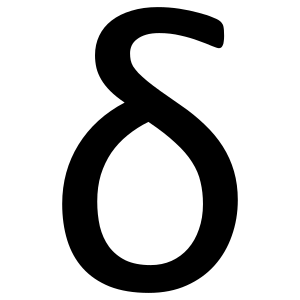
#> input picture src/bmp/Delta.png, 300 x 300 px
$ python calc_dice.py ../src/bmp/Delta.png ../src/bmp/circles_bottom_to_top.png
#> lines starting #> are read from the running program, lines starting #| are printed output that depends on the picture; after the words box and inside, x2 and y2 are one past the last pixel; in counts of white or black regions, pixels touching at a corner belong together
import sys
import numpy as np
from pathlib import Path
from skimage.io import imread
from skimage.color import rgb2gray


class MaskLoaded:
    def __init__(self, filepath: Path):
        self.filepath = filepath
        img = imread(str(filepath))
#> img is the input picture: shape (300, 300, 4); mean R, G, B, A 192.7, 192.7, 192.7, 60.1
        if img.ndim > 2:
            img = rgb2gray(img)
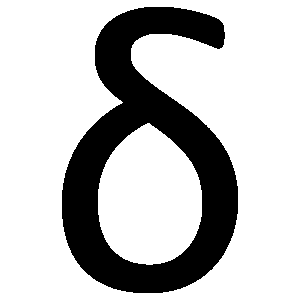
#> img: shape (300, 300) float64; values 0 (black) and 1 (white), 75.6% white; 1 black region, box (x1, y1, x2, y2) and area: (62, 7, 238, 293) 21992
            if img.ndim > 2:
                raise ValueError("Mask must be boolean or greyscale that can be coerced to boolean")
        self.mask = img != 0


mask_file1 = MaskLoaded(Path(sys.argv[1]))
mask_file2 = MaskLoaded(Path(sys.argv[2]))
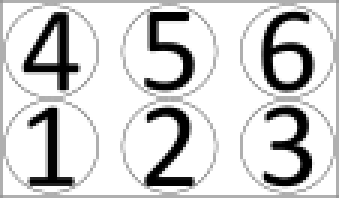
#> input picture src/bmp/circles_bottom_to_top.png, 113 x 66 px (shown 3 times larger)
#> in __init__, img is the input picture: shape (66, 113, 4); mean R, G, B, A 164.8, 164.8, 164.8, 45.6
#> in __init__ (call 2), `img = rgb2gray(img)`:
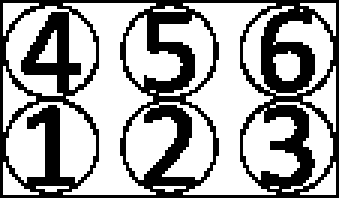
#> img: shape (66, 113) float64 (shown 3 times larger); values 0 (black) and 1 (white), 64.6% white; 1 black region, box (x1, y1, x2, y2) and area: (0, 0, 113, 66) 2639
mask1 = mask_file1.mask
mask2 = mask_file2.mask
#> (the run stopped early here; a loop or call above may not have finished)
